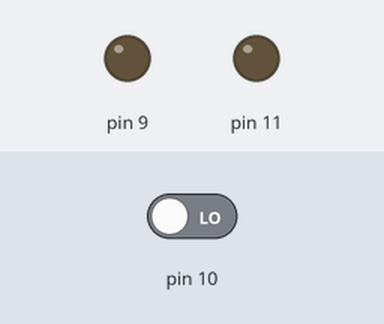
Bench run of a sketch on a simulated Arduino Uno, built with avr-gcc and run on an emulated ATmega328P. Shown: output pins drawn as LEDs (lit = HIGH). The test bench sets the inputs (shaded band); at power-on: pin 10 LOW.

Above: at 1.2 s.
1.3 s: pin 10 driven HIGH
At 2.1 s:
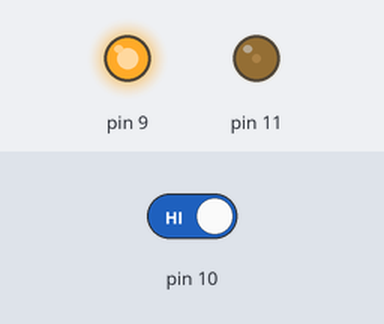
Timing chart, 0 to 4.3 s (numbered marks = the images above; inputs shaded):
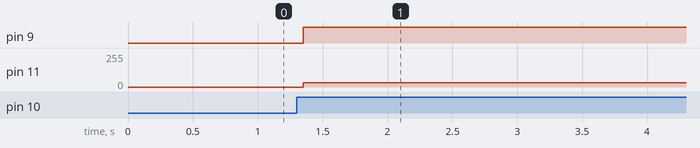

The sketch:

1.ino
```cpp
// Generated code for Scenario1

void setup() {
  Serial.begin(9600);
  pinMode(10, INPUT);
  pinMode(9, OUTPUT);
  pinMode(11, OUTPUT);
}

void Off() {
    digitalWrite(9, LOW);
    analogWrite(11, 0);

    while (true) {

    if (digitalRead(10) == HIGH) {
      delay(50);
      On();
    }
    }
  }
void On() {
    digitalWrite(9, HIGH);
    analogWrite(11, 800);

    while (true) {

    if (digitalRead(10) == LOW) {
      delay(50);
      Off();
    }
    }
  }
void loop() {
  Off();
}
```

Measured:
- after the input at 1.3 s, pin 9: LOW → HIGH after 0.05 s; pin 11: 0/255 → 32/255 after 0.05 s
